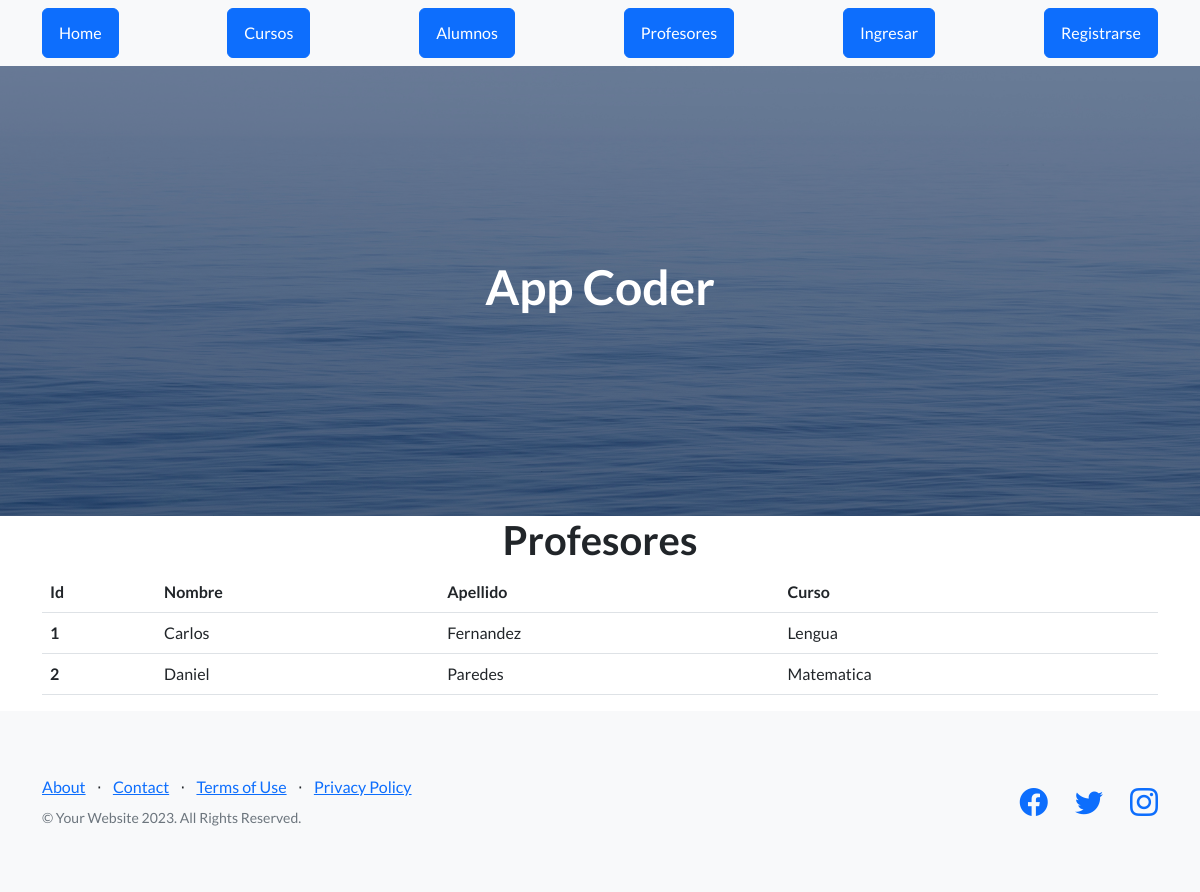
The page /AppCoder/ver_profesores on the database its author committed.
### AppCoder/models.py (models this page shows)
class Profesores(models.Model):
    nombre_prof = models.CharField(max_length=20)
    apellido_prof = models.CharField(max_length=29)
    curso_prfo = models.CharField(max_length=30)

### AppCoder/views.py (the view)
# urls.py: path('ver_profesores', views.ver_profesores, name = 'ver_profesores'),
def ver_profesores(request):
    profesores = Profesores.objects.all()
    dicc_profesores= {'profesores':profesores}
    plantilla_profesores = loader.get_template('ver_profesores.html')
    documento_profesores = plantilla_profesores.render(dicc_profesores)
    return HttpResponse(documento_profesores)

### AppCoder/template/ver_profesores.html
{% extends "padre.html" %}
{% load static %}
{% block contenido %}
<main class="container">
    <h1 class="text-center">Profesores</h1>
    <table class="table">
        <thead>
            <tr>
                <th>Id</th>
                <th>Nombre</th>
                <th>Apellido</th>
                <th>Curso</th>
            </tr>
        </thead>
        <tbody>
            {% for n in profesores %}
            <tr>
                <th scope="row">{{n.id}}</th>
                <td>{{n.nombre_prof}}</td>
                <td>{{n.apellido_prof}}</td>
                <td>{{n.curso_prfo}}</td>
            </tr>
            {% endfor %}
        </tbody>
    </table>
</main>
{% endblock %}

### rows shown on the page
Profesores: id "1", nombre_prof "Carlos", apellido_prof "Fernandez", curso_prfo "Lengua"
Profesores: id "2", nombre_prof "Daniel", apellido_prof "Paredes", curso_prfo "Matematica"
